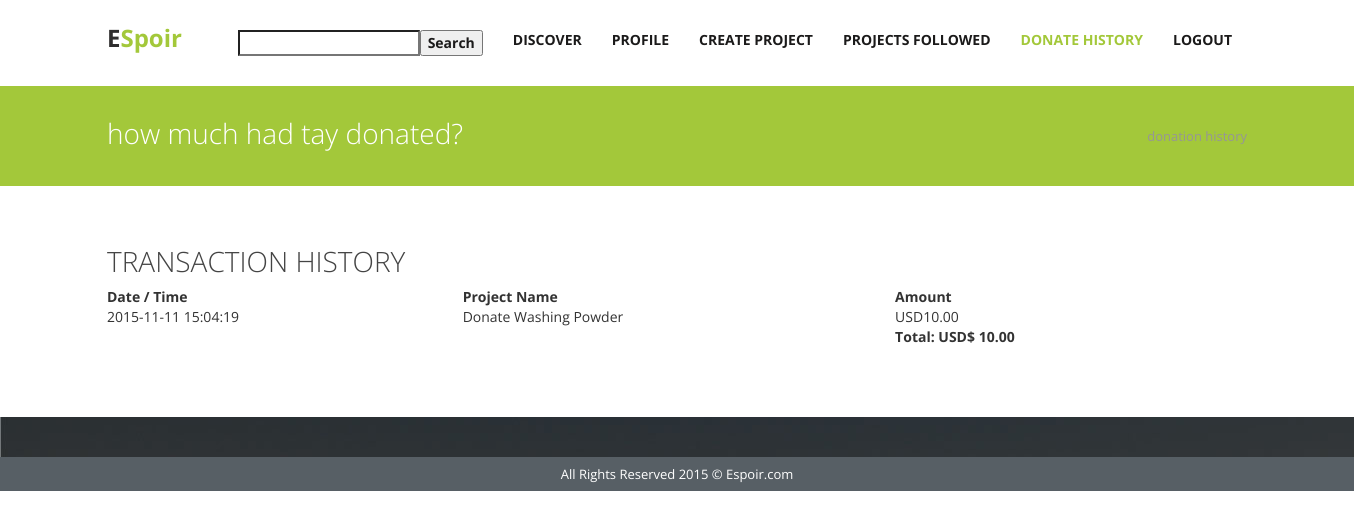
Screenshot of /transactions.php (signed in) with the database file from the repository.
### tables this page shows
CREATE TABLE IF NOT EXISTS `user` (
  `userEmail` varchar(255) NOT NULL,
  `password` varchar(255) NOT NULL,
  `firstName` varchar(255) NOT NULL,
  `lastName` varchar(255) NOT NULL,
  `nationality` varchar(50) NOT NULL,
  `birthday` date NOT NULL,
  `gender` enum('Female','Male') NOT NULL,
  `picScr` blob NOT NULL,
  `picName` varchar(8000) NOT NULL,
  `bio` text
);

CREATE TABLE IF NOT EXISTS `donate` (
  `userEmail` varchar(255) NOT NULL,
  `projectID` int(11) NOT NULL,
  `donateDate` timestamp NOT NULL DEFAULT CURRENT_TIMESTAMP ON UPDATE CURRENT_TIMESTAMP,
  `amount` decimal(14,2) NOT NULL
);

CREATE TABLE IF NOT EXISTS `project` (
  `projectID` int(11) NOT NULL,
  `userEmail` varchar(255) NOT NULL,
  `title` varchar(255) NOT NULL,
  `description` text NOT NULL,
  `fileSrc` longblob,
  `startDate` date NOT NULL,
  `endDate` date NOT NULL,
  `categories` varchar(255) NOT NULL,
  `currency` varchar(255) NOT NULL DEFAULT 'SGD',
  `picName` varchar(5000) NOT NULL
);

### transactions.php (the view, shortened to what this page needs)
<!DOCTYPE html>
<html lang="en">
<head>
<link href="css/bootstrap.css" rel="stylesheet">
<link href="//maxcdn.bootstrapcdn.com/font-awesome/4.2.0/css/font-awesome.min.css" rel="stylesheet">
<link href="css/responsiveslides.css" rel="stylesheet">
<link href="css/style.css" rel="stylesheet">
</head>
<?php
    include("db.php");
	$emailtxt = $_SESSION["emailtxt"];
	$sql = "SELECT * FROM user WHERE userEmail = '$emailtxt'";
	if ($result=mysqli_query($mysqli,$sql))
    {
        $rowcount=mysqli_num_rows($result);
    }
	if($rowcount==1)
	{
        $row = mysqli_fetch_array($result,MYSQLI_ASSOC);
	}
	else
	{
		echo '<script language="javascript">';
		echo 'alert("Wrong username/password");';
		echo 'window.location.href="../CS2102/loginreg.php";';
		echo '</script>';
	}
  ?>
<body data-responsejs='{ "create": [ { "prop": "width", "breakpoints": [0, 320, 481, 641, 961, 1025, 1281, 1400] }]}'>
<div class="wrapper">
  <div class="container">
    <nav class="navbar navbar-default">
      <div class="container-fluid">
        <div class="navbar-header">
          <a class="navbar-brand">E<span>Spoir</span></a> </div>
        <div class="collapse navbar-collapse pull-right" id="bs-example-navbar-collapse-1">
          <ul class="nav navbar-nav">
            <li><a><form method="post" action="search.php"><input type="Search" name="keyword"><input type="submit" value="Search"></form></a></li>
            <li><a href="discoverlogin.php">Discover</a></li>
            <li><a href="profile.php">Profile</a></li>
            <li> <a href="createProject.php">Create Project </a></li>
            <li><a href="projfollist.php">Projects Followed</a></li>
            <li class="active"> <a href="transactions.php"> Donate History <span class="sr-only">(current)</span></a></li>
            <li><a href="logout.php" id="logout">Logout</a></li>
          </ul>
        </div>
      </div>
    </nav>
  </div>
</div>
<div class="inner-head">
  <div class="container">
    <div class="col-lg-12">
      <h4 class="pull-left">how much had <?php echo $row["firstName"] ?> donated? </h4>
      <form method="post" action="search.php">
        <p class="pull-right pagination">
donation history</p>
      </form>
    </div>
  </div>
</div>
<div class="inner-page services">
  <div class="container">
    <div class="">
      <?php
	  include("db.php");
	$emailtxt = $_SESSION["emailtxt"];
	  $query = "Select donate.donateDate, donate.amount, project.title FROM donate INNER JOIN project ON donate.projectID = project.projectID WHERE donate.userEmail= '$emailtxt'";
	  $query2 = "SELECT SUM(amount)  FROM donate WHERE userEmail = '$emailtxt'";
	  $reply = mysqli_query($mysqli, $query);
	 $money=mysqli_query($mysqli,$query2) or die(mysql_error());
	 $result = mysqli_fetch_assoc($money);
	 $total = $result['SUM(amount)'];
?>
      <div class="col-md-6">
        <h2>Transaction History</h2>
        <p>
          <?php
	if($reply){
		?>
        <table cellspacing="5" cellpadding="5" width="200%" id="formspace">
          <tr>
            <td><strong> Date / Time </strong></td>
            <td><strong> Project Name </strong></td>
            <td><strong> Amount </strong></td>
          </tr>
          <?php
		while ($row = $reply->fetch_object())
		{
				echo "<tr>";
				echo "<td>" . $row->donateDate . "</td>";
				echo "<td>" . $row->title . "</td>";
				echo "<td> USD" . $row->amount . "</td></tr>";
		}
	}
?>
          <tr>
            <td></td>
            <td></td>
            <td><strong>Total: USD$ <?php echo $total; ?></strong></td>
          </tr>
        </table>
        </p>
      </div>
      <div class="clearfix"></div>
    </div>
  </div>
</div>
<div class="testimonial main"> </div>
<div class="copyright">
  <div class="container">
    <p>All Rights Reserved 2015 &copy; Espoir.com</p>
  </div>
</div>
</body>
</html>

### css/style.css (style rules this page uses)
* { font-family: 'Open Sans', sans-serif; }
.wrapper { width: 100%; margin: 0 auto; }
@media (min-width:1200px) { .wrapper { width: 1344px; margin: 0 auto; } }
@media (min-width:1200px) { .container { padding: 0; position: relative; } }
@media (min-width:1200px) { div#bs-example-navbar-collapse-1 { padding-right: 0; } }
a, a:hover, a:focus { text-decoration: none; }
h2 { font-size: 28px; font-weight: 300; text-transform: uppercase; color: #444444; margin-top: 60px; }
h4 { font-size: 16px; font-weight: bold; text-transform: uppercase; margin-bottom: 0px; margin-top: 20px; }
p { color: #969696; font-size: 13px; }
.navbar-brand span { color: #A3C83A; }
a.navbar-brand { color: #2f2e2e !important; font-weight: bold; font-size: 24px; padding-top: 28px; }
.navbar { margin-bottom: 0; }
.navbar-default .navbar-nav > .active > a, .navbar-default .navbar-nav > .active > a:hover, .navbar-default .navbar-nav > .active > a:focus { background-color: inherit; color: #A3C83A; }
.navbar-default .navbar-nav > li > a { font-size: 14px; font-weight: bold; color: #1b1a1a ; text-transform: uppercase; padding-top: 30px; padding-bottom: 30px; }
.navbar-default { background-color: inherit; border: none; }
.copyright .container p { color: white; text-align: center; margin: 8px; }
.copyright { background: #575F65; }
.inner-head h4 { font-size: 28px; font-weight: 300; text-transform: lowercase; color: white; margin-top: 32px; }
.inner-head { background: #A3C83A; min-height: 100px; margin-bottom: 60px; }
.pagination { margin-top: 41px; }
.inner-page p { font-size: 14px; text-align: justify; line-height: 25px; font-weight:300; }
.clearfix { position: relative; z-index: -1; top: 1px; left: 0px; }
.col-md-6 h2 { margin-top: 0; }
.testimonial.main { background: url('../img/testimonial_bg.jpg'); padding: 30px 0 10px 0; margin-top: 60px; }

### rows the page displays
user: firstName "tay"
donate: donateDate "2015-11-11 15:04:19", projectID.title "Donate Washing Powder", amount "10.00"

### other values shown
$total "10.00"
